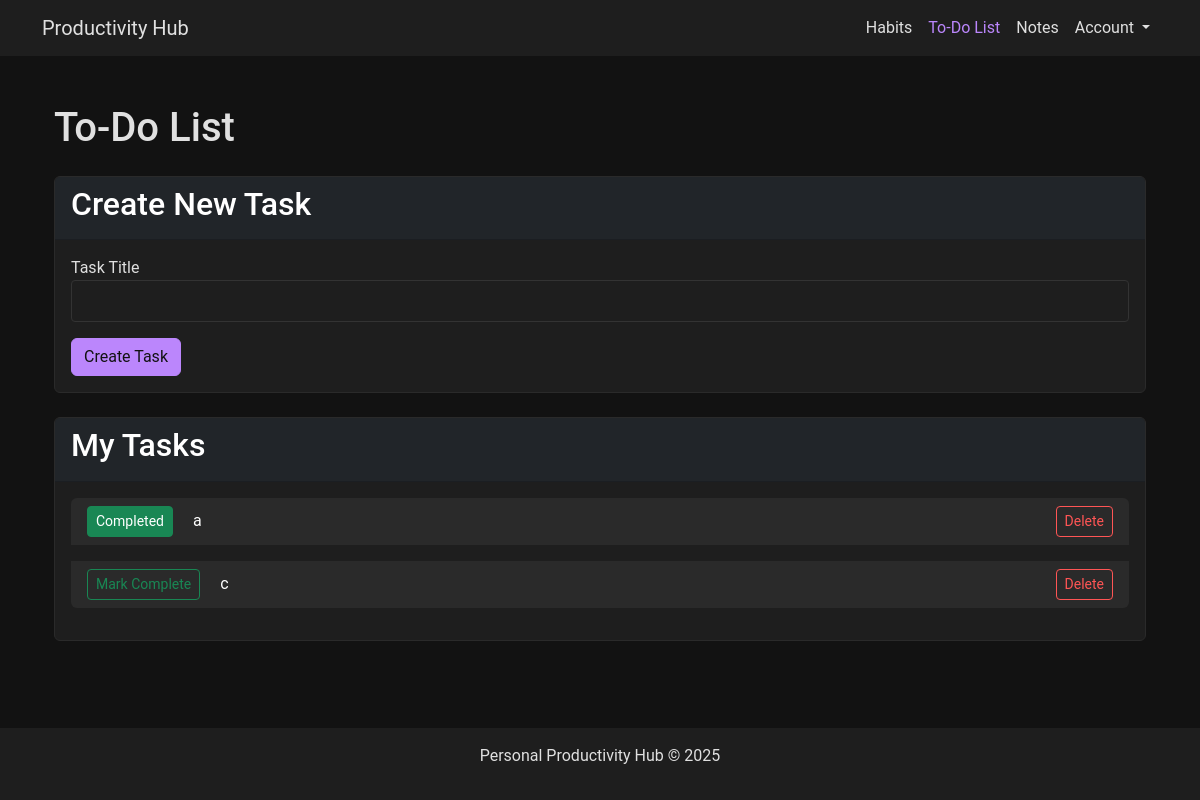
The page /todos/ (signed in) on the database its author committed.
### app/models.py (models this page shows, shortened)
class Task(db.Model):
    __tablename__ = 'tasks'
    id = db.Column(db.Integer, primary_key=True)
    title = db.Column(db.String(100), nullable=False)
    completed = db.Column(db.Boolean, default=False, nullable=False)
    user_id = db.Column(db.Integer, db.ForeignKey('user.id'), nullable=False)

### app/modules/todos/routes.py (the view)
@todos_bp.route('/')
def index():
    user_email = session.get('email')
    if user_email:
        user = User.query.filter_by(email=user_email).first()
        if user:
            tasks = Task.query.filter_by(user_id=user.id).all()
            return render_template('todos/index.html', tasks=tasks)
    return redirect(url_for('login'))

### app/templates/todos/index.html
{% extends 'base.html' %}
{% block content %}
<div class="container">
    <h1 class="mb-4">To-Do List</h1>
    <div class="card mb-4">
        <div class="card-header bg-dark text-white">
            <h2>Create New Task</h2>
        </div>
        <div class="card-body">
            <form action="{{ url_for('todos.create') }}" method="post">
                <div class="form-group">
                    <label for="title">Task Title</label>
                    <input type="text" class="form-control" id="title" name="title" required>
                </div>
                <button type="submit" class="btn btn-primary mt-3">Create Task</button>
            </form>
        </div>
    </div>
    <div class="card">
        <div class="card-header bg-dark text-white">
            <h2>My Tasks</h2>
        </div>
        <div class="card-body">
            {% if tasks %}
                <ul class="list-group">
                    {% for task in tasks %}
                        <li class="list-group-item d-flex justify-content-between align-items-center ul-item">
                            <div>
                                <form action="{{ url_for('todos.complete', task_id=task.id) }}" method="post" class="d-inline">
                                    <button type="submit" class="btn btn-sm {% if task.completed %}btn-success{% else %}btn-outline-success{% endif %}">
                                        {% if task.completed %}Completed{% else %}Mark Complete{% endif %}
                                    </button>
                                </form>
                                <span class="ms-3">{{ task.title }}</span>
                            </div>
                            <form action="{{ url_for('todos.delete', task_id=task.id) }}" method="post" class="d-inline">
                                <button type="submit" class="btn btn-outline-danger btn-sm">Delete</button>
                            </form>
                        </li>
                    {% endfor %}
                </ul>
            {% else %}
                <p>You haven't created any tasks yet.</p>
            {% endif %}
        </div>
    </div>
</div>
{% endblock %}

### app/static/css/style.css (style rules this page uses)
body { min-height: 100vh; display: flex; flex-direction: column; background-color: #121212; color: #e0e0e0; font-family: 'Roboto', sans-serif; }
.card { background-color: #1e1e1e; border: 1px solid #2a2a2a; color: #e0e0e0; }
.btn-primary { background-color: #bb86fc; border-color: #bb86fc; color: #121212; }
.btn-outline-danger { border-color: #ff5555; color: #ff5555; background-color: transparent; }
input[type="text"], input[type="email"], input[type="password"], input[type="number"], input[type="search"], input[type="tel"], input[type="url"], textarea, select { background-color: #1e1e1e !important; color: #cccccc; border: 1px solid #333333; padding: 0.5rem 0.75rem; border-radius: 4px; font-size: 1rem; transition: border-color 0.2s ease, box-shadow 0.2s ease, color 0.2s ease; width: 100%; caret-color: #bb86fc; }
input::placeholder, textarea::placeholder { color: #888888; }
.ul-item { background-color: #2a2a2a !important; color: white; margin-bottom: 1rem; border: none }

### rows shown on the page
Task: completed "Completed", title "a"
Task: completed "Mark Complete", title "c"
